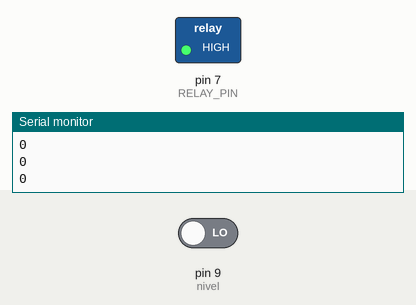
Recording of a sketch running on a simulated Arduino Uno, built with avr-gcc and run on an emulated ATmega328P. On the bench: switched loads named in the sketch (green lamp = pin HIGH), the last lines printed to the serial monitor. The inputs (shaded band) are chosen by the test bench; at power-on: pin 9 (nivel) LOW.

Above: at 2.8 s.
2.9 s: pin 9 (nivel) driven HIGH
At 4.1 s:
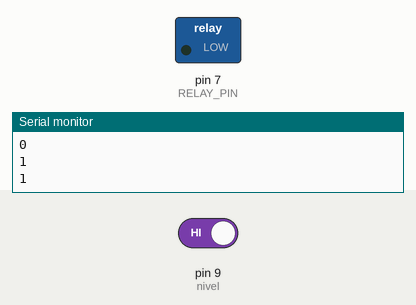
4.5 s: pin 9 (nivel) driven LOW
At 5.6 s:
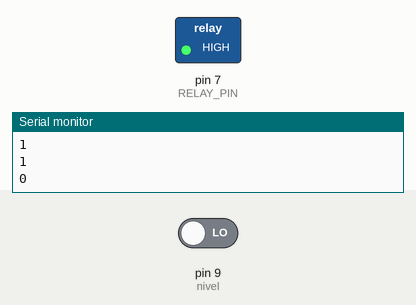
Timing chart, 0 to 7.5 s (numbered marks = the images above; inputs shaded):
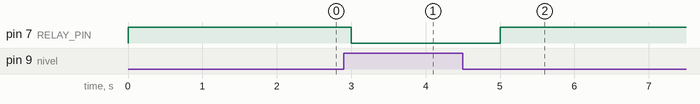

The sketch:

level_switch_test.ino
```cpp
//Sensor de nivel tipo boya
//Salida a relé, para bomba de agua

#define nivel 9 //mido el nivel de agua en el pin D9
#define RELAY_PIN 7 //conecto arduino con rele a traves de pin D7

void setup()
{
  Serial.begin(9600);
  pinMode(nivel, INPUT);
  pinMode(RELAY_PIN, OUTPUT);
}

void loop()
{
   int SensorNivel = digitalRead(nivel); //leemos lo que marca el nivel

   Serial.println(SensorNivel); //comprobamos la lectura

   if (SensorNivel == 1){
    digitalWrite(RELAY_PIN, LOW); //si el agua supera el nivel, cortamos el paso con rele a 0
   } else {
    digitalWrite(RELAY_PIN, HIGH);
   }

   delay(1000);
}
```

Measured:
- after the input at 2.9 s, pin 7 (RELAY_PIN): HIGH → LOW after 0.10 s
- after the input at 4.5 s, pin 7 (RELAY_PIN): LOW → HIGH after 0.50 s
